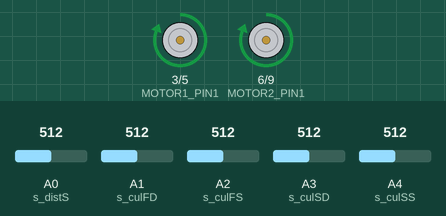
This sketch was run on a simulated Arduino Uno, built with avr-gcc and run on an emulated ATmega328P. Shown: motor-driver pin pairs drawn as motors (green arrow = first pin HIGH = forward, orange = second pin HIGH = backward, longer = more drive). The test bench sets the inputs (shaded band); at power-on: A1 (s_culFD) = 512, A0 (s_distS) = 512, A2 (s_culFS) = 512, A3 (s_culSD) = 512, A4 (s_culSS) = 512. Random numbers use the default seed unless the sketch sets one.

Above: at 1.2 s.
1.3 s: A1 (s_culFD) set to 483
At 4.2 s:
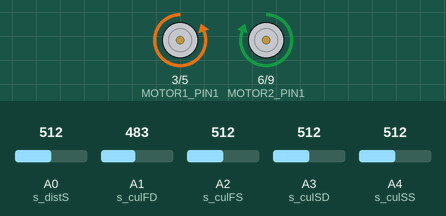
4.3 s: A1 (s_culFD) set to 510
At 5.6 s:
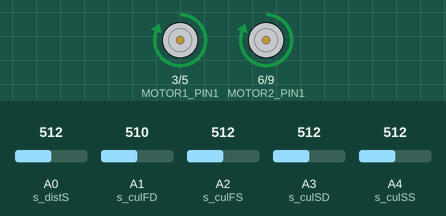
6.3 s: A1 (s_culFD) set to 490
At 6.7 s:
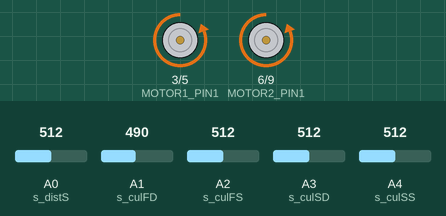
9.3 s: A1 (s_culFD) set to 716
At 10.6 s:
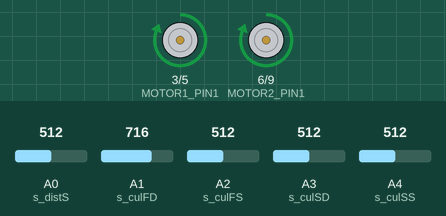
Timing chart, 0 to 12.3 s (numbered marks = the images above; inputs shaded):
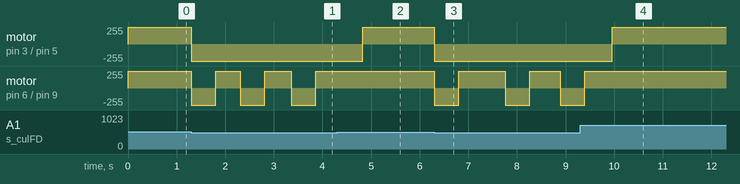

Measured:
- the behaviour switches between 500 and 499 on A1 (s_culFD) (found by bisection; images 0 and 1)
- after the input at 1.3 s, motor on pin 3 (MOTOR1_PIN1) / pin 5 (MOTOR1_PIN2): forward 255/255 → backward 255/255 at once; motor on pin 6 (MOTOR2_PIN1) / pin 9 (MOTOR2_PIN2): alternates forward 255/255 for 0.53 s and backward 255/255 for 0.50 s, starting at once
- after the input at 4.3 s, motor on pin 3 (MOTOR1_PIN1) / pin 5 (MOTOR1_PIN2): backward 255/255 → forward 255/255 after 0.53 s
- after the input at 6.3 s, motor on pin 3 (MOTOR1_PIN1) / pin 5 (MOTOR1_PIN2): forward 255/255 → backward 255/255 at once; motor on pin 6 (MOTOR2_PIN1) / pin 9 (MOTOR2_PIN2): goes backward 255/255 0.50 s, forward 255/255 0.96 s, backward 255/255 0.50 s, forward 255/255 0.63 s, then backward 255/255, starting at once
- after the input at 9.3 s, motor on pin 3 (MOTOR1_PIN1) / pin 5 (MOTOR1_PIN2): backward 255/255 → forward 255/255 after 0.66 s

The sketch:

detect_incoming.ino
```cpp
//acestia sunt senzorii de culoare: x va fi inlocuit cu nr slot-ului corespunzator de pe placa;
// exemplu:
const int s_culFD = 1;//x; culoare
const int s_culFS = 2;//x; culoare
const int s_culSD = 3;//x; culoare
const int s_culSS = 4;//x; culoare
const int s_distS = 0;//x; distanta
const int MOTOR1_PIN1 = 3;
const int MOTOR1_PIN2 = 5;
const int MOTOR2_PIN1 = 6;
const int MOTOR2_PIN2 = 9;

int culFD, culFS, culSD, culSS, distS;//x; distanta

const int forward_mvmt = 10, backward_mvmt = 20, hammering = 30;


boolean danger_ahead, danger_behind;

boolean enemy_det = false;
int first_seen, last_seen;
unsigned long current_time = 0, seen_time;

void setup()
{
  //setam slot-urile motoarelor pe OUTPUT
  pinMode(MOTOR1_PIN1, OUTPUT); //
  pinMode(MOTOR1_PIN2, OUTPUT);
  pinMode(MOTOR2_PIN1, OUTPUT);
  pinMode(MOTOR2_PIN2, OUTPUT);
  // setam toate slot-urile cu senzori pe INPUT pt a primi informatie
  Serial.begin(9600);
}

void random_turn(){ //face
  go(-255,-255);
  delay(500);
  go(-255,255);
  delay( random(500,1300));
}

//structura repetitiva, loop-ul se repeta la nesfarsit
void loop()
{
//  delay(200);

  culFS = analogRead(s_culFS); // fata stanga // culoare stanga
  culSS = analogRead(s_culSS); // fata dreapta // culoare dreapta
  culSD = analogRead(s_culSD); // spate dreapta // lat stg
  culFD = analogRead(s_culFD); // spate stanga // lat dr
  distS = analogRead(s_distS);
  current_time = millis();


  danger_ahead = culFS < 500 || culFD < 500;
  danger_behind = culSS < 500 || culSD < 500;

  if(danger_ahead){
      random_turn();
   }
   else if( saw_robot() ){
     go(0,0);
     det_incoming();
   }
   else {
     enemy_det = false; //daca doar a trecut prin fata ignora-l
     go(255,255);
   }
  // pentru codul final, nu e nevoie sa lasati functiile de printare – ele sunt numai pentru testele voastre in determinarea valorilor intoarse de senzori.


}


// in functie de distS specifica daca are un corp in fata
boolean saw_robot(){
  return false;
}

void hammer_it(){}
void avoid_it(){
}


void foo(){
  Serial.println("this went wrong");
  //spune daca robotul vine spre, sta si e in drum
  //si actioneaza adecvat
  if(first_seen - last_seen >= -100) //celalalt robot sta pe loc
    hammer_it();
  else
    avoid_it();
}

void det_incoming(){
  if(!enemy_det){ //daca vedem undeva in fata alt robot si e prima data
      enemy_det = true;
      first_seen = distS;
      seen_time = current_time;
  }
  else{
    if(current_time < seen_time + 500) //il observam
      last_seen = distS;
    else{
      enemy_det = false;
      //apeleaza o functie care spune daca robotul vine spre, sta si e in drum, sau doar a trecut prin fata
      foo();
    }
  }
}

void go(int speedLeft, int speedRight) {
  if (speedLeft > 0) {
    analogWrite(MOTOR1_PIN1, speedLeft);
    analogWrite(MOTOR1_PIN2, 0);
  } else
  {
    analogWrite(MOTOR1_PIN1, 0);
    analogWrite(MOTOR1_PIN2, -speedLeft);
  }
  if (speedRight > 0) {
    analogWrite(MOTOR2_PIN1, speedRight);
    analogWrite(MOTOR2_PIN2, 0);
  }
  else {
    analogWrite(MOTOR2_PIN1, 0);
    analogWrite(MOTOR2_PIN2, -speedRight);
  }
}
```
